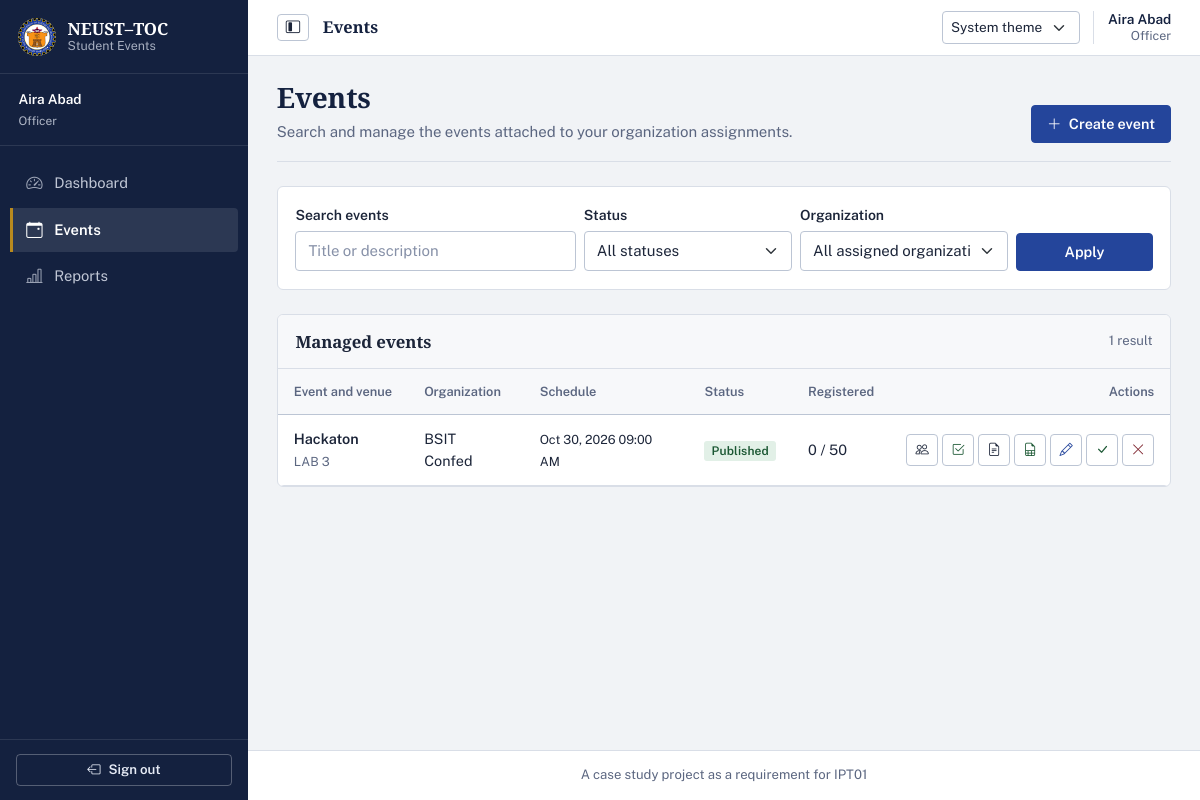
The page /officer/events (signed in) on the database its author committed.
### tables this page shows
CREATE TABLE users (
    user_id INTEGER PRIMARY KEY AUTOINCREMENT,
    student_no TEXT UNIQUE,
    full_name TEXT NOT NULL,
    email TEXT NOT NULL UNIQUE,
    password_hash TEXT NOT NULL,
    role TEXT NOT NULL CHECK(role IN ('admin', 'officer', 'student')),
    is_active INTEGER NOT NULL DEFAULT 1 CHECK(is_active IN (0, 1)),
    created_at TEXT NOT NULL DEFAULT (strftime('%Y-%m-%d %H:%M:%S', 'now', 'localtime'))
);

CREATE TABLE events (
    event_id INTEGER PRIMARY KEY AUTOINCREMENT,
    organization_id INTEGER NOT NULL,
    created_by INTEGER NOT NULL,
    title TEXT NOT NULL,
    description TEXT NOT NULL,
    venue TEXT NOT NULL,
    start_at TEXT NOT NULL,
    end_at TEXT,
    registration_deadline TEXT NOT NULL,
    capacity INTEGER NOT NULL CHECK(capacity > 0),
    status TEXT NOT NULL DEFAULT 'draft' CHECK(status IN ('draft', 'published', 'cancelled', 'completed')),
    created_at TEXT NOT NULL DEFAULT (strftime('%Y-%m-%d %H:%M:%S', 'now', 'localtime')),
    updated_at TEXT,
    FOREIGN KEY (organization_id) REFERENCES organizations(organization_id) ON DELETE RESTRICT,
    FOREIGN KEY (created_by) REFERENCES users(user_id) ON DELETE RESTRICT
);

CREATE TABLE organizations (
    organization_id INTEGER PRIMARY KEY AUTOINCREMENT,
    name TEXT NOT NULL UNIQUE,
    description TEXT,
    contact_email TEXT,
    is_active INTEGER NOT NULL DEFAULT 1 CHECK(is_active IN (0, 1)),
    created_at TEXT NOT NULL DEFAULT (strftime('%Y-%m-%d %H:%M:%S', 'now', 'localtime'))
);

### officer_routes.py (the view)
@officer_bp.route('/events')
@officer_required
def events():
    db = get_db()
    search = request.args.get('search', '').strip()
    status = request.args.get('status', '').strip()
    org_id = request.args.get('org_id', '').strip()
    page = request.args.get('page', 1, type=int)
    per_page = 20
    events_list, total = event_service.get_officer_events(
        db,
        session['user_id'],
        search=search or None,
        status=status or None,
        org_id=int(org_id) if org_id else None,
        page=page,
        per_page=per_page
    )
    total_pages = (total + per_page - 1) // per_page if total > 0 else 1
    orgs = event_service.get_officer_organizations(db, session['user_id'])
    return render_template(
        'officer/events.html',
        events=events_list,
        organizations=orgs,
        search=search,
        status=status,
        org_id=org_id,
        page=page,
        total_pages=total_pages,
        total=total
    )

### templates/officer/events.html (shortened to what this page needs)
{% extends "base.html" %}
{% block content %}
<header class="page-heading">
    <div>
        <h1>Events</h1>
        <p>Search and manage the events attached to your organization assignments.</p>
    </div>
    <a href="{{ url_for('officer.event_new') }}" class="btn btn-primary">
        <i class="bi bi-plus-lg me-1" aria-hidden="true"></i> Create event
    </a>
</header>
<form method="GET" action="{{ url_for('officer.events') }}" class="event-filters mb-4">
    <div class="row g-2 align-items-end">
        <div class="col-lg-4">
            <label for="managed-search" class="form-label">Search events</label>
            <input id="managed-search" type="search" name="search" class="form-control"
                   placeholder="Title or description" value="{{ search }}">
        </div>
        <div class="col-sm-6 col-lg-3">
            <label for="managed-status" class="form-label">Status</label>
            <select id="managed-status" name="status" class="form-select">
                <option value="">All statuses</option>
            </select>
        </div>
        <div class="col-sm-6 col-lg-3">
            <label for="managed-org" class="form-label">Organization</label>
            <select id="managed-org" name="org_id" class="form-select">
                <option value="">All assigned organizations</option>
            </select>
        </div>
        <div class="col-lg-2 d-flex gap-2">
            <button type="submit" class="btn btn-primary flex-grow-1">Apply</button>
        </div>
    </div>
</form>
<section class="card data-table-card">
    <div class="card-header d-flex justify-content-between align-items-center py-3">
        <h2 class="card-title">Managed events</h2>
        <span class="text-muted small">{{ total }} result{{ '' if total == 1 else 's' }}</span>
    </div>
    {% if events %}
    <div class="table-responsive">
        <table class="table table-hover align-middle">
            <thead><tr><th>Event and venue</th><th>Organization</th><th>Schedule</th><th>Status</th><th>Registered</th><th class="text-end">Actions</th></tr></thead>
            <tbody>
            {% for evt in events %}
            <tr>
                <td>
                    <div class="fw-semibold">{{ evt.title }}</div>
                    <small class="text-muted">{{ evt.venue }}</small>
                </td>
                <td>{{ evt.organization_name }}</td>
                <td><small>{{ evt.start_at|datetimeformat }}</small></td>
                <td>
                    {% if evt.status == 'published' %}<span class="badge bg-success">Published</span>
                    {% elif evt.status == 'completed' %}<span class="badge bg-info">Completed</span>
                    {% elif evt.status == 'cancelled' %}<span class="badge bg-danger">Cancelled</span>
                    {% else %}<span class="badge bg-secondary">Draft</span>{% endif %}
                </td>
                <td>{{ evt.reg_count }} / {{ evt.capacity }}</td>
                <td>
                    <div class="table-actions">
                        {% if evt.status in ('published', 'completed') %}
                        <a href="{{ url_for('officer.event_participants', event_id=evt.event_id) }}" class="btn btn-outline-secondary btn-sm" aria-label="Participants for {{ evt.title }}"><i class="bi bi-people" aria-hidden="true"></i></a>
                        <a href="{{ url_for('officer.event_attendance', event_id=evt.event_id) }}" class="btn btn-outline-success btn-sm" aria-label="Attendance for {{ evt.title }}"><i class="bi bi-check2-square" aria-hidden="true"></i></a>
                        <a href="{{ url_for('officer.event_report', event_id=evt.event_id) }}" class="btn btn-outline-secondary btn-sm" aria-label="Report for {{ evt.title }}"><i class="bi bi-file-earmark-text" aria-hidden="true"></i></a>
                        <a href="{{ url_for('officer.event_export_xlsx', event_id=evt.event_id) }}" class="btn btn-outline-success btn-sm" aria-label="Export Excel participants report for {{ evt.title }}"><i class="bi bi-file-earmark-spreadsheet" aria-hidden="true"></i></a>
                        {% endif %}
                        {% if evt.status in ('draft', 'published') %}
                        <a href="{{ url_for('officer.event_edit', event_id=evt.event_id) }}" class="btn btn-outline-primary btn-sm" aria-label="Edit {{ evt.title }}"><i class="bi bi-pencil" aria-hidden="true"></i></a>
                        {% endif %}
                        {% if evt.status == 'published' %}
                        <form method="POST" action="{{ url_for('officer.event_complete', event_id=evt.event_id) }}">
                            <button type="submit" class="btn btn-outline-success btn-sm" aria-label="Complete {{ evt.title }}" data-confirm="Mark this event as completed?"><i class="bi bi-check-lg" aria-hidden="true"></i></button>
                        </form>
                        {% endif %}
                        {% if evt.status in ('draft', 'published') %}
                        <form method="POST" action="{{ url_for('officer.event_cancel', event_id=evt.event_id) }}">
                            <button type="submit" class="btn btn-outline-danger btn-sm" aria-label="Cancel {{ evt.title }}" data-confirm="Are you sure you want to cancel this event?"><i class="bi bi-x-lg" aria-hidden="true"></i></button>
                        </form>
                        {% endif %}
                    </div>
                </td>
            </tr>
            {% endfor %}
            </tbody>
        </table>
    </div>
    {% else %}
    <div class="p-4">
        <h3 class="h5">No events match these filters</h3>
        <p class="text-muted mb-0">Adjust the search or status, or create an event.</p>
    </div>
    {% endif %}
</section>
{% endblock %}

### templates/base.html (shortened to what this page needs)
<!DOCTYPE html>
<html lang="en" data-bs-theme="light" data-theme-preference="system">
<head>
    <link href="https://cdn.jsdelivr.net/npm/bootstrap@5.3.2/dist/css/bootstrap.min.css" rel="stylesheet"
>
    <link rel="stylesheet" href="https://cdn.jsdelivr.net/npm/bootstrap-icons@1.11.3/font/bootstrap-icons.min.css">
    <link rel="stylesheet" href="{{ url_for('static', filename='css/style.css') }}">
</head>
<body>
    {% if current_user %}
    <aside class="sidebar" id="sidebar">
        <div class="sidebar-header">
            <a class="sidebar-brand" href="{{ url_for('index') }}" aria-label="NEUST–TOC Student Events home">
                <img src="{{ url_for('static', filename='images/logo.jpg') }}" alt="" class="sidebar-logo">
                <span class="sidebar-brand-copy">
                    <strong>NEUST–TOC</strong>
                    <small>Student Events</small>
                </span>
            </a>
        </div>
        <div class="sidebar-user">
            <div class="sidebar-user-copy">
                <div class="fw-semibold text-truncate">{{ current_user.full_name }}</div>
                <small class="text-capitalize opacity-75">{{ current_user.role }}</small>
            </div>
        </div>
        <nav class="sidebar-nav" aria-label="Main navigation">
            <ul class="nav flex-column">
                {% if session.role == 'admin' %}
                <li class="nav-item">
                    <a class="nav-link {% if request.endpoint == 'admin.dashboard' %}active{% endif %}"
                       {% if request.endpoint == 'admin.dashboard' %}aria-current="page"{% endif %}
                       aria-label="Dashboard"
                       href="{{ url_for('admin.dashboard') }}">
                        <i class="bi bi-speedometer2 me-2" aria-hidden="true"></i><span class="nav-label">Dashboard</span>
                    </a>
                </li>
                <li class="nav-item">
                    <a class="nav-link {% if request.endpoint and request.endpoint.startswith('admin.user') %}active{% endif %}"
                       {% if request.endpoint and request.endpoint.startswith('admin.user') %}aria-current="page"{% endif %}
                       aria-label="Users"
                       href="{{ url_for('admin.users') }}">
                        <i class="bi bi-people me-2" aria-hidden="true"></i><span class="nav-label">Users</span>
                    </a>
                </li>
                <li class="nav-item">
                    <a class="nav-link {% if request.endpoint and request.endpoint.startswith('admin.organization') %}active{% endif %}"
                       {% if request.endpoint and request.endpoint.startswith('admin.organization') %}aria-current="page"{% endif %}
                       aria-label="Organizations"
                       href="{{ url_for('admin.organizations') }}">
                        <i class="bi bi-building me-2" aria-hidden="true"></i><span class="nav-label">Organizations</span>
                    </a>
                </li>
                <li class="nav-item">
                    <a class="nav-link {% if request.endpoint == 'admin.reports' %}active{% endif %}"
                       {% if request.endpoint == 'admin.reports' %}aria-current="page"{% endif %}
                       aria-label="Reports"
                       href="{{ url_for('admin.reports') }}">
                        <i class="bi bi-bar-chart-line me-2" aria-hidden="true"></i><span class="nav-label">Reports</span>
                    </a>
                </li>
                {% elif session.role == 'officer' %}
                <li class="nav-item">
                    <a class="nav-link {% if request.endpoint == 'officer.dashboard' %}active{% endif %}"
                       aria-label="Dashboard"
                       href="{{ url_for('officer.dashboard') }}">
                        <i class="bi bi-speedometer2 me-2" aria-hidden="true"></i><span class="nav-label">Dashboard</span>
                    </a>
                </li>
                <li class="nav-item">
                    <a class="nav-link {% if request.endpoint and request.endpoint.startswith('officer.event') %}active{% endif %}"
                       {% if request.endpoint and request.endpoint.startswith('officer.event') %}aria-current="page"{% endif %}
                       aria-label="Events"
                       href="{{ url_for('officer.events') }}">
                        <i class="bi bi-calendar-event me-2" aria-hidden="true"></i><span class="nav-label">Events</span>
                    </a>
                </li>
                <li class="nav-item">
                    <a class="nav-link {% if request.endpoint == 'officer.reports' %}active{% endif %}"
                       aria-label="Reports"
                       href="{{ url_for('officer.reports') }}">
                        <i class="bi bi-bar-chart-line me-2" aria-hidden="true"></i><span class="nav-label">Reports</span>
                    </a>
                </li>
                {% endif %}
            </ul>
        </nav>
        <div class="sidebar-footer">
            <form method="POST" action="{{ url_for('auth.logout') }}">
                <button type="submit" class="btn btn-outline-light btn-sm w-100" aria-label="Sign out">
                <i class="bi bi-box-arrow-left me-2" aria-hidden="true"></i><span class="nav-label">Sign out</span>
                </button>
            </form>
        </div>
    </aside>
    {% endif %}
    <main class="{{ 'main-content' if current_user else 'guest-content' }}">
        {% if current_user %}
        <header class="app-topbar">
            <div class="topbar-leading">
                <button class="btn btn-outline-secondary sidebar-toggle" type="button" id="sidebarToggle"
                        aria-label="Collapse navigation" aria-controls="sidebar" aria-expanded="true">
                    <i class="bi bi-layout-sidebar-inset" aria-hidden="true"></i>
                </button>
                <div class="topbar-breadcrumb">
                    <span class="topbar-current">
                        {{ request.endpoint.rsplit('.', 1)[-1]|replace('_', ' ')|title if request.endpoint else 'Home' }}
                    </span>
                </div>
            </div>
            <div class="topbar-actions">
                <select class="form-select form-select-sm theme-picker" id="themePicker" data-theme-picker>
                    <option value="system">System theme</option>
                </select>
                <span class="topbar-account d-none d-sm-flex">
                    <span class="topbar-account-name">{{ current_user.full_name }}</span>
                    <span class="topbar-account-role text-capitalize">{{ current_user.role }}</span>
                </span>
            </div>
        </header>
        {% endif %}
        <div class="{{ 'container-fluid py-4' if current_user else 'container' }}">
            {% block content %}{% endblock %}
        </div>
        {% if current_user %}
        <footer class="app-footer">
            <div class="container-fluid">
                <p class="mb-0 text-center text-muted small">
                    A case study project as a requirement for IPT01
                </p>
            </div>
        </footer>
        {% endif %}
    </main>
</body>
</html>

### rows shown on the page
users: full_name "Aira Abad", role "Officer"
events: title "Hackaton", venue "LAB 3", organization_name "BSIT Confed", start_at "Oct 30, 2026 09:00 AM", status "Published", reg_count "0", capacity "50"

### other values the page prints
{{ total }} "1"
